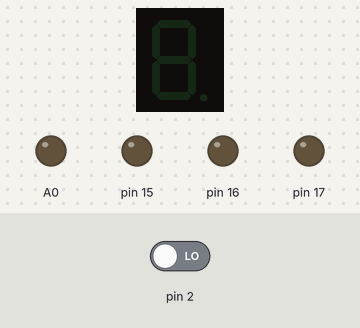
The sketch below on a simulated Arduino Uno, built with avr-gcc and run on an emulated ATmega328P. Shown: 1-digit seven-segment display, output pins drawn as LEDs (lit = HIGH). Wiring (inferred from the names in the program): 1-digit 7-segment display, segments lit when HIGH: segments pin 13, pin 12, pin 11, pin 10, pin 9, pin 8, pin 7. The test bench sets the inputs (shaded band); at power-on: pin 2 LOW. The segment pins are drawn as the display they are named for; pins used as bus, display or sensor lines are not drawn.

Above: at 1.2 s.
1.3 s: pin 2 driven HIGH
At 2.6 s:
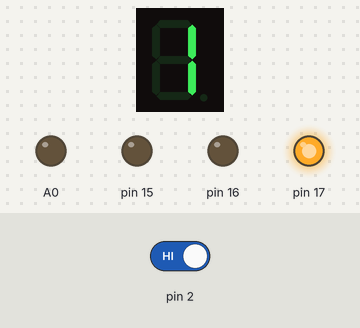
At 3.6 s:
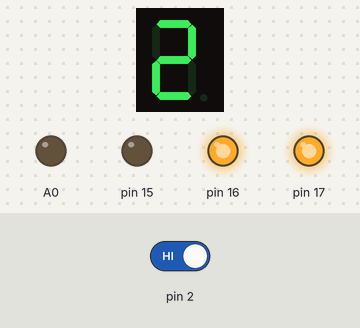
7.3 s: pin 2 driven LOW
At 18.5 s:
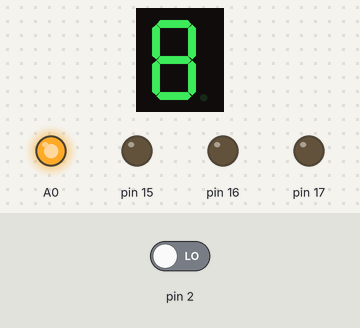
Timing chart, 0 to 20.0 s (numbered marks = the images above; inputs shaded):
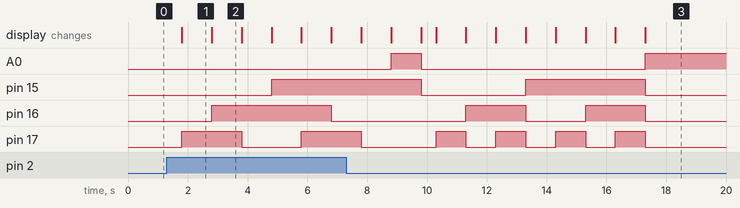

The sketch:

c_digo_gray.ino
```cpp
// Configuração inicial
void setup() {
    // Configuração dos pinos das lâmpadas (A0 a A3)
    for (int i = 0; i < 4; i++) {
        pinMode(A0 + i, OUTPUT);
    }

    // Configuração dos pinos do display de sete segmentos (13 a 7)
    for (int i = 7; i <= 13; i++) {
        pinMode(i, OUTPUT);
    }

    // Configuração do pino do interruptor (D2)
    pinMode(2, INPUT);
}

// Função para desligar todas as lâmpadas
void desligar() {
    for (int i = 0; i < 4; i++) {
        digitalWrite(A0 + i, LOW);
    }

    // Desligar todos os segmentos do display
    for (int i = 7; i <= 13; i++) {
        digitalWrite(i, LOW);
    }
}

// Função para converter binário para decimal
int binario_para_decimal(int valor[4]) {
    return valor[0] * 8 + valor[1] * 4 + valor[2] * 2 + valor[3];
}

// Função para converter Gray para decimal
int gray_para_decimal(int valor[4]) {
    int bin[4];
    bin[0] = valor[0];  // O primeiro bit de Gray é o mesmo no binário
    // Os bits seguintes são calculados por XOR entre o bit Gray e o bit anterior do binário
    for (int i = 1; i < 4; i++) {
        bin[i] = bin[i - 1] ^ valor[i];
    }

    // Agora convertemos o valor binário resultante para decimal
    return binario_para_decimal(bin);
}

// Função para exibir um número no display de sete segmentos
void exibir_no_display(int valor[4], bool modo_gray) {
    int numero;

    if (modo_gray) {
        numero = gray_para_decimal(valor); // Converte Gray para decimal
    } else {
        numero = binario_para_decimal(valor); // Converte Binário para decimal
    }

    // Mapeamento dos segmentos (a-g) para cada dígito de 1 a 8
    int segmentos[8][7] = {
        {LOW, HIGH, HIGH, LOW, LOW, LOW, LOW},  // 1
        {HIGH, HIGH, LOW, HIGH, HIGH, LOW, HIGH},  // 2
        {HIGH, HIGH, HIGH, HIGH, LOW, LOW, HIGH},  // 3
        {LOW, HIGH, HIGH, LOW, LOW, HIGH, HIGH},   // 4
        {HIGH, LOW, HIGH, HIGH, LOW, HIGH, HIGH},  // 5
        {HIGH, LOW, HIGH, HIGH, HIGH, HIGH, HIGH}, // 6
        {HIGH, HIGH, HIGH, LOW, LOW, LOW, LOW},    // 7
        {HIGH, HIGH, HIGH, HIGH, HIGH, HIGH, HIGH} // 8
    };

    // Pinos do display correspondentes aos segmentos (a-g)
    int pinos_display[7] = {13, 12, 11, 10, 9, 8, 7};

    // Ativa os segmentos necessários para o número
    if (numero > 0 && numero <= 8) {
        for (int i = 0; i < 7; i++) {
            digitalWrite(pinos_display[i], segmentos[numero - 1][i]); // Mostra valores entre 1 e 8
        }
    }
}

// Função para exibir valores em um determinado modo (bin ou gray)
void exibir_modo(int modo[8][4], bool modo_gray) {
    for (int i = 0; i < 8; i++) { // Itera pelas linhas do array (1 a 8)
        // Atualiza as lâmpadas (A0 a A3)
        for (int j = 0; j < 4; j++) {
            digitalWrite(A0 + j, modo[i][j]);
        }

        // Atualiza o display com o mesmo valor
        exibir_no_display(modo[i], modo_gray);

        delay(1000); // Aguarda 1 segundo antes de mudar para o próximo valor
    }
}

void loop() {
    // Define os arrays binário e Gray (1 a 8)
    int bin[8][4] = {
        {0, 0, 0, 1}, // 1
        {0, 0, 1, 0}, // 2
        {0, 0, 1, 1}, // 3
        {0, 1, 0, 0}, // 4
        {0, 1, 0, 1}, // 5
        {0, 1, 1, 0}, // 6
        {0, 1, 1, 1}, // 7
        {1, 0, 0, 0}  // 8
    };

    int gray[8][4] = {
        {0, 0, 0, 1}, // 1
        {0, 0, 1, 1}, // 2
        {0, 0, 1, 0}, // 3
        {0, 1, 1, 0}, // 4
        {0, 1, 1, 1}, // 5
        {0, 1, 0, 1}, // 6
        {0, 1, 0, 0}, // 7
        {1, 1, 0, 0}  // 8
    };

    // Variável para armazenar o estado anterior do interruptor
    static int estado_anterior = LOW;

    // Lê o estado do interruptor
    int estado_atual = digitalRead(2);

    // Verifica se houve uma mudança no estado do interruptor
    if (estado_atual != estado_anterior) {
        // Desliga todas as lâmpadas e o display
        desligar();
        delay(500); // Pausa para estabilidade

        // Alterna entre os modos com base no estado do interruptor
        if (estado_atual == HIGH) {
            exibir_modo(gray, true); // Ativa o modo Gray
        } else {
            exibir_modo(bin, false); // Ativa o modo binário
        }

        // Atualiza o estado anterior
        estado_anterior = estado_atual;
    }
}
```

Measured:
- after the input at 1.3 s, pin 15: LOW → HIGH after 3.5 s; pin 16: LOW → HIGH after 1.5 s, → LOW 4.0 s later; pin 17: LOW → HIGH after 0.50 s, → LOW 2.0 s later, → HIGH 2.0 s later; the display: changes after 0.50 s (image 1)
- after the input at 7.3 s, pin 15: HIGH → LOW after 2.5 s, → HIGH 3.5 s later, → LOW 4.0 s later; pin 16: alternates HIGH for 2.0 s and LOW for 2.0 s, 4 changes in all, then stays LOW, starting after 4.0 s
- what the display in image 1 shows lasts 1.0 s, from 1.8 s to 2.8 s
